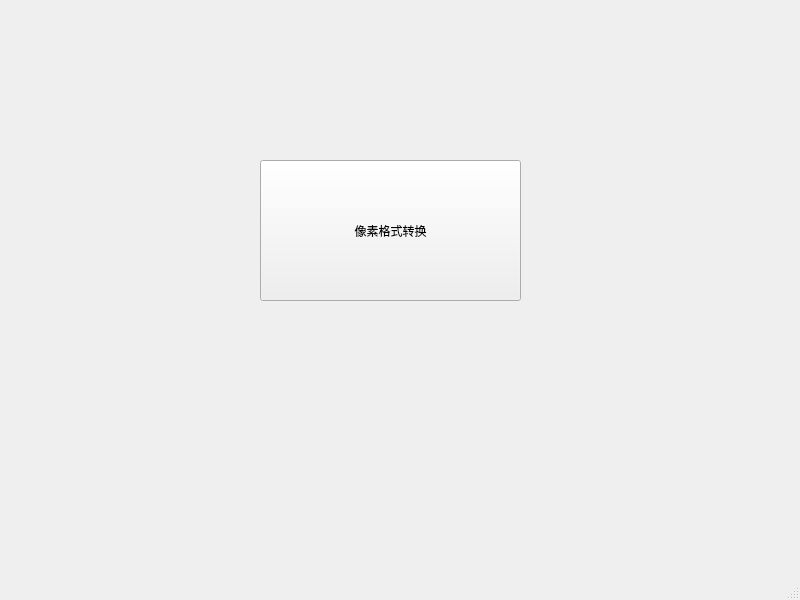
<?xml version="1.0" encoding="UTF-8"?>
<ui version="4.0">
 <class>MainWindow</class>
 <widget class="QMainWindow" name="MainWindow">
  <property name="geometry">
   <rect>
    <x>0</x>
    <y>0</y>
    <width>800</width>
    <height>600</height>
   </rect>
  </property>
  <property name="windowTitle">
   <string>MainWindow</string>
  </property>
  <widget class="QWidget" name="centralwidget">
   <widget class="QPushButton" name="reFormatBtn">
    <property name="geometry">
     <rect>
      <x>260</x>
      <y>160</y>
      <width>261</width>
      <height>141</height>
     </rect>
    </property>
    <property name="text">
     <string>像素格式转换</string>
    </property>
   </widget>
  </widget>
  <widget class="QMenuBar" name="menubar">
   <property name="geometry">
    <rect>
     <x>0</x>
     <y>0</y>
     <width>800</width>
     <height>22</height>
    </rect>
   </property>
  </widget>
  <widget class="QStatusBar" name="statusbar"/>
 </widget>
 <resources/>
 <connections/>
</ui>
